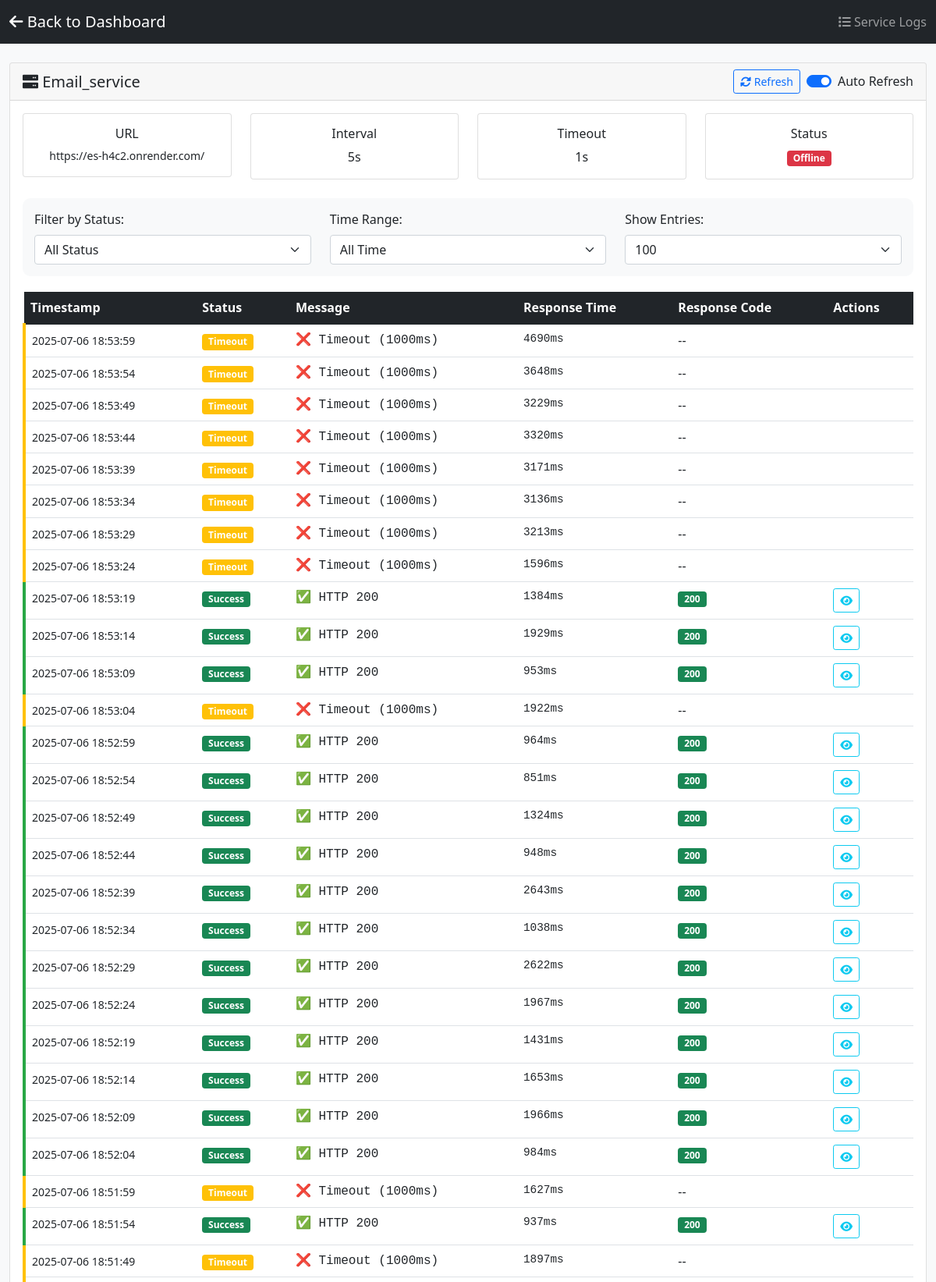
Page /logs/4 (upper part) on the committed database.
### models.py (models this page shows)
class Service(SQLModel, table=True):
    id: Optional[int] = Field(default=None, primary_key=True)
    name: str = Field(default="")
    url: str
    interval: int = 300000  # milliseconds
    timeout: int = 5000  # milliseconds
    headers: dict = Field(default_factory=dict, sa_column=Column(JSON))
    enabled: bool = True
    retry_attempts: int = 0
    retry_max: int = 3
    last_ping: Optional[str] = None
    last_status: Optional[str] = None
    created_at: datetime = Field(
        default_factory=datetime.utcnow, sa_column=Column(DateTime)
    )
    updated_at: datetime = Field(
        default_factory=datetime.utcnow, sa_column=Column(DateTime)
    )
    ping_logs: List["PingLog"] = Relationship(back_populates="service")

class PingLog(SQLModel, table=True):
    id: Optional[int] = Field(default=None, primary_key=True)
    service_id: int = Field(foreign_key="service.id")
    timestamp: datetime = Field(
        default_factory=datetime.utcnow, sa_column=Column(DateTime)
    )
    status: str
    message: str
    response_time: Optional[float] = None  # in seconds
    response_code: Optional[int] = None
    response_body: Optional[str] = None
    service: Optional[Service] = Relationship(back_populates="ping_logs")

### main.py (the view)
@app.get("/logs/{service_id}", response_class=HTMLResponse)
def view_logs(service_id: int, request: Request, limit: int = 100):
    with get_session() as session:
        service = session.get(Service, service_id)
        if not service:
            raise HTTPException(status_code=404, detail="Service not found")
        logs = (
            session.query(PingLog)
            .filter(PingLog.service_id == service_id)
            .order_by(PingLog.timestamp.desc())
            .limit(limit)
            .all()
        )
        return templates.TemplateResponse(
            "logs.html",
            {
                "request": request,
                "logs": logs,
                "service": service,
                "service_id": service_id,
            },
        )

### templates/logs.html (shortened to what this page needs)
<!DOCTYPE html>
<html lang="en">
  <head>
    <link
      href="https://cdn.jsdelivr.net/npm/bootstrap@5.1.3/dist/css/bootstrap.min.css"
      rel="stylesheet"
    />
    <link
      href="https://cdnjs.cloudflare.com/ajax/libs/font-awesome/6.0.0/css/all.min.css"
      rel="stylesheet"
    />
  </head>
  <body class="bg-light">
    <nav class="navbar navbar-dark bg-dark">
      <div class="container-fluid">
        <a href="/" class="navbar-brand">
          <i class="fas fa-arrow-left"></i> Back to Dashboard
        </a>
        <span class="navbar-text">
          <i class="fas fa-list"></i> Service Logs
        </span>
      </div>
    </nav>
    <div class="container-fluid mt-4">
      <div class="row">
        <div class="col-md-12">
          <div class="card">
            <div
              class="card-header d-flex justify-content-between align-items-center"
            >
              <h5 class="mb-0">
                <i class="fas fa-server"></i> {{ service.name or service.url }}
              </h5>
              <div class="d-flex align-items-center">
                <button
                  class="btn btn-sm btn-outline-primary me-2"
                  onclick="refreshLogs()"
                >
                  <i class="fas fa-sync-alt"></i> Refresh
                </button>
                <div class="form-check form-switch">
                  <input
                    class="form-check-input"
                    type="checkbox"
                    id="autoRefresh"
                    checked
                  />
                  <label class="form-check-label" for="autoRefresh"
                    >Auto Refresh</label
                  >
                </div>
              </div>
            </div>
            <div class="card-body">
              <div class="row mb-4">
                <div class="col-md-3">
                  <div class="card text-center">
                    <div class="card-body">
                      <h6 class="card-title">URL</h6>
                      <p class="card-text small">{{ service.url }}</p>
                    </div>
                  </div>
                </div>
                <div class="col-md-3">
                  <div class="card text-center">
                    <div class="card-body">
                      <h6 class="card-title">Interval</h6>
                      <p class="card-text">
                        {{ (service.interval / 1000)|int }}s
                      </p>
                    </div>
                  </div>
                </div>
                <div class="col-md-3">
                  <div class="card text-center">
                    <div class="card-body">
                      <h6 class="card-title">Timeout</h6>
                      <p class="card-text">
                        {{ (service.timeout / 1000)|int }}s
                      </p>
                    </div>
                  </div>
                </div>
                <div class="col-md-3">
                  <div class="card text-center">
                    <div class="card-body">
                      <h6 class="card-title">Status</h6>
                      <p class="card-text">
                        <span
                          class="badge {% if service.enabled %}{% if service.last_status == 'success' %}bg-success{% else %}bg-danger{% endif %}{% else %}bg-secondary{% endif %}"
                        >
                          {% if not service.enabled %}Disabled {% elif
                          service.last_status == 'success' %}Online {% else
                          %}Offline{% endif %}
                        </span>
                      </p>
                    </div>
                  </div>
                </div>
              </div>
              <div class="filter-bar">
                <div class="row align-items-center">
                  <div class="col-md-4">
                    <label for="statusFilter" class="form-label"
                      >Filter by Status:</label
                    >
                    <select
                      class="form-select"
                      id="statusFilter"
                      onchange="filterLogs()"
                    >
                      <option value="">All Status</option>
                    </select>
                  </div>
                  <div class="col-md-4">
                    <label for="timeFilter" class="form-label"
                      >Time Range:</label
                    >
                    <select
                      class="form-select"
                      id="timeFilter"
                      onchange="filterLogs()"
                    >
                      <option value="">All Time</option>
                    </select>
                  </div>
                  <div class="col-md-4">
                    <label for="limitFilter" class="form-label"
                      >Show Entries:</label
                    >
                    <select
                      class="form-select"
                      id="limitFilter"
                      onchange="filterLogs()"
                    >
                      <option value="100" selected>100</option>
                    </select>
                  </div>
                </div>
              </div>
              <div class="table-responsive">
                <table class="table table-hover">
                  <thead class="table-dark">
                    <tr>
                      <th>Timestamp</th>
                      <th>Status</th>
                      <th>Message</th>
                      <th>Response Time</th>
                      <th>Response Code</th>
                      <th>Actions</th>
                    </tr>
                  </thead>
                  <tbody id="logsTableBody">
                    {% for log in logs %}
                    <tr
                      class="log-entry {{ log.status }}"
                      data-timestamp="{{ log.timestamp.isoformat() }}"
                      data-status="{{ log.status }}"
                    >
                      <td>
                        <small
                          >{{ log.timestamp.strftime('%Y-%m-%d %H:%M:%S')
                          }}</small
                        >
                      </td>
                      <td>
                        <span
                          class="badge {% if log.status == 'success' %}bg-success{% elif log.status == 'timeout' %}bg-warning{% elif log.status == 'disabled' %}bg-secondary{% else %}bg-danger{% endif %}"
                        >
                          {{ log.status.title() }}
                        </span>
                      </td>
                      <td class="log-message">{{ log.message }}</td>
                      <td class="response-time">
                        {% if log.response_time %} {{ (log.response_time *
                        1000)|round(0)|int }}ms {% else %} -- {% endif %}
                      </td>
                      <td>
                        {% if log.response_code %}
                        <span
                          class="badge {% if log.response_code < 400 %}bg-success{% elif log.response_code < 500 %}bg-warning{% else %}bg-danger{% endif %}"
                        >
                          {{ log.response_code }}
                        </span>
                        {% else %} -- {% endif %}
                      </td>
                      <td>
                        {% if log.response_body %}
                        <button
                          class="btn btn-sm btn-outline-info"
                          onclick="showResponse({{ log.id }}, '{{ log.response_body[:100]|e }}')"
                        >
                          <i class="fas fa-eye"></i>
                        </button>
                        {% endif %}
                      </td>
                    </tr>
                    {% endfor %}
                  </tbody>
                </table>
              </div>
            </div>
          </div>
        </div>
      </div>
    </div>
  </body>
</html>

### templates/logs.html (style rules this page uses)
.log-entry { border-left: 4px solid #e9ecef; transition: all 0.3s ease; }
.log-entry.success { border-left-color: #28a745; }
.log-entry.timeout { border-left-color: #ffc107; }
.response-time { font-family: "Courier New", monospace; font-size: 0.9em; }
.log-message { font-family: "Courier New", monospace; }
.filter-bar { background: #f8f9fa; border-radius: 10px; padding: 15px; margin-bottom: 20px; }

### rows in the picture
Service: name "Email_service", url "https://es-h4c2.onrender.com/", (service.interval/1000)|int "5", (service.timeout/1000)|int "1"
PingLog: timestamp "2025-07-06 18:53:59", status "Timeout", message "❌ Timeout (1000ms)", response_time "4690"
PingLog: timestamp "2025-07-06 18:53:54", status "Timeout", message "❌ Timeout (1000ms)", response_time "3648"
PingLog: timestamp "2025-07-06 18:53:49", status "Timeout", message "❌ Timeout (1000ms)", response_time "3229"
PingLog: timestamp "2025-07-06 18:53:44", status "Timeout", message "❌ Timeout (1000ms)", response_time "3320"
PingLog: timestamp "2025-07-06 18:53:39", status "Timeout", message "❌ Timeout (1000ms)", response_time "3171"
PingLog: timestamp "2025-07-06 18:53:34", status "Timeout", message "❌ Timeout (1000ms)", response_time "3136"
PingLog: timestamp "2025-07-06 18:53:29", status "Timeout", message "❌ Timeout (1000ms)", response_time "3213"
PingLog: timestamp "2025-07-06 18:53:24", status "Timeout", message "❌ Timeout (1000ms)", response_time "1596"
PingLog: timestamp "2025-07-06 18:53:19", status "Success", message "✅ HTTP 200", response_time "1384", response_code "200"
PingLog: timestamp "2025-07-06 18:53:14", status "Success", message "✅ HTTP 200", response_time "1929", response_code "200"
PingLog: timestamp "2025-07-06 18:53:09", status "Success", message "✅ HTTP 200", response_time "953", response_code "200"
PingLog: timestamp "2025-07-06 18:53:04", status "Timeout", message "❌ Timeout (1000ms)", response_time "1922"
PingLog: timestamp "2025-07-06 18:52:59", status "Success", message "✅ HTTP 200", response_time "964", response_code "200"
PingLog: timestamp "2025-07-06 18:52:54", status "Success", message "✅ HTTP 200", response_time "851", response_code "200"
PingLog: timestamp "2025-07-06 18:52:49", status "Success", message "✅ HTTP 200", response_time "1324", response_code "200"
PingLog: timestamp "2025-07-06 18:52:44", status "Success", message "✅ HTTP 200", response_time "948", response_code "200"
PingLog: timestamp "2025-07-06 18:52:39", status "Success", message "✅ HTTP 200", response_time "2643", response_code "200"
PingLog: timestamp "2025-07-06 18:52:34", status "Success", message "✅ HTTP 200", response_time "1038", response_code "200"
PingLog: timestamp "2025-07-06 18:52:29", status "Success", message "✅ HTTP 200", response_time "2622", response_code "200"
PingLog: timestamp "2025-07-06 18:52:24", status "Success", message "✅ HTTP 200", response_time "1967", response_code "200"
PingLog: timestamp "2025-07-06 18:52:19", status "Success", message "✅ HTTP 200", response_time "1431", response_code "200"
PingLog: timestamp "2025-07-06 18:52:14", status "Success", message "✅ HTTP 200", response_time "1653", response_code "200"
PingLog: timestamp "2025-07-06 18:52:09", status "Success", message "✅ HTTP 200", response_time "1966", response_code "200"
PingLog: timestamp "2025-07-06 18:52:04", status "Success", message "✅ HTTP 200", response_time "984", response_code "200"
PingLog: timestamp "2025-07-06 18:51:59", status "Timeout", message "❌ Timeout (1000ms)", response_time "1627"
PingLog: timestamp "2025-07-06 18:51:54", status "Success", message "✅ HTTP 200", response_time "937", response_code "200"
PingLog: timestamp "2025-07-06 18:51:49", status "Timeout", message "❌ Timeout (1000ms)", response_time "1897"
